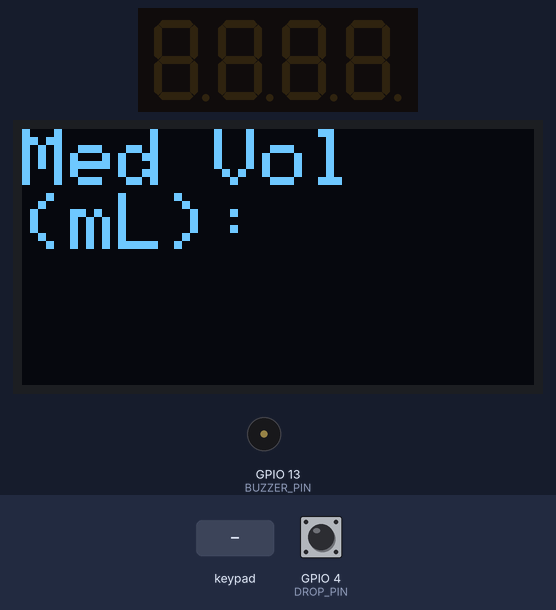
Simulated run of this sketch. Board: ESP32. Shown: 4-digit seven-segment display, 128×64 one-colour display, buzzer (waves = sounding, pin HIGH). Inputs (shaded band) come from the test bench; at power-on: GPIO 4 (DROP_PIN) HIGH. At 13.9 s the program restarts the board; the recording ends there.

Above: at 0.9 s.
1.0 s: keypad keys 2 7 2 6 2 5 # pressed 0.4 s apart
At 4.6 s:
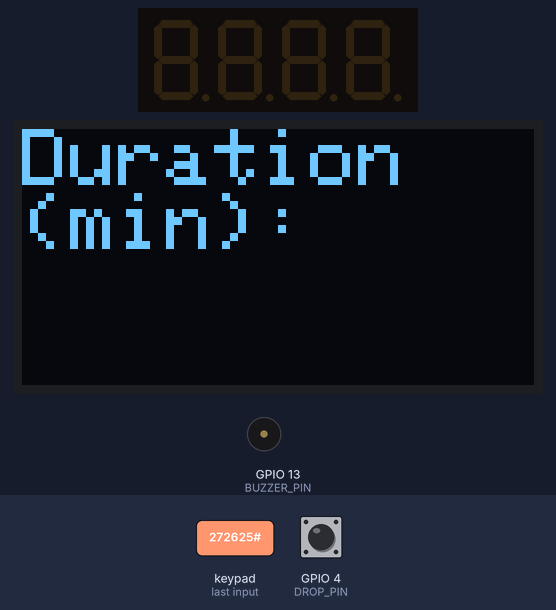
5.3 s: keypad keys 3 3 3 2 1 4 1 2 # pressed 0.4 s apart
At 9.9 s:
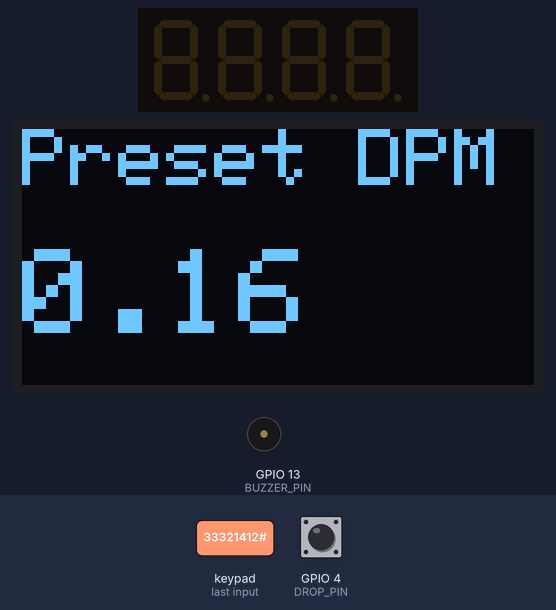
11.9 s: key '#' pressed
At 12.05 s:
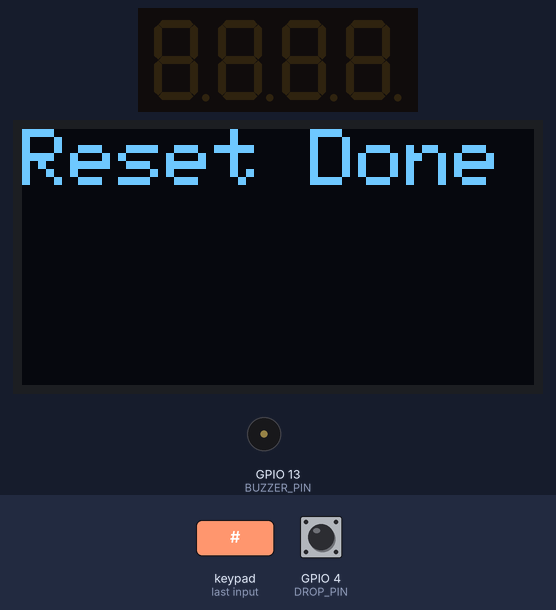
13.4 s: key '*' pressed
At 13.68 s:
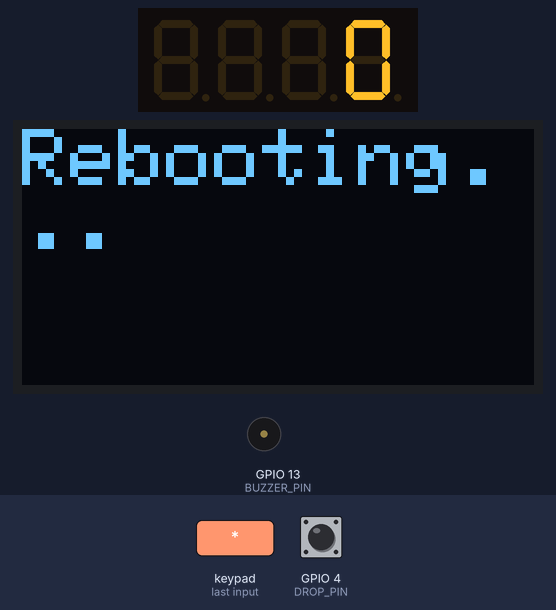
Timing chart, 0 to 13.9 s (numbered marks = the images above; inputs shaded):
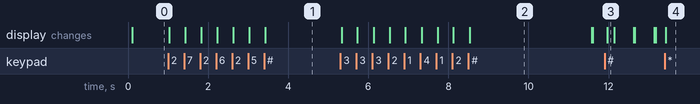

The sketch:

Before_Eval.ino
```cpp
#include <Keypad.h>
#include <TM1637Display.h>
#include <Wire.h>
#include <Adafruit_SSD1306.h>
#include "esp_system.h"

const byte ROWS = 3;
const byte COLS = 4;

char keys[ROWS][COLS] = {
  {'1','4','7','*'},
  {'2','5','8','0'},
  {'3','6','9','#'}
};

byte rowPins[ROWS] = {27, 26, 25};
byte colPins[COLS] = {33, 32, 14, 12};

Keypad keypad = Keypad(makeKeymap(keys), rowPins, colPins, ROWS, COLS);

#define CLK 2
#define DIO 15
TM1637Display display(CLK, DIO);

#define SCREEN_WIDTH 128
#define SCREEN_HEIGHT 64
#define OLED_RESET -1
#define SDA_PIN 21
#define SCL_PIN 22
#define BUZZER_PIN 13
Adafruit_SSD1306 oled(SCREEN_WIDTH, SCREEN_HEIGHT, &Wire, OLED_RESET);

#define DROP_PIN 4
volatile unsigned long dropCount = 0;
volatile unsigned long lastDropTime = 0;  // microseconds

// new alarm stages
const unsigned long deviationDelay = 5000;     // 5 seconds
const unsigned long patternDuration = 3000;    // 3 seconds

bool patternPhase = false;
bool continuousPhase = false;

unsigned long melodyPrev = 0;
unsigned long panicPrev = 0;

bool inMelody = false;
bool inPanic = false;

int melodyStep = 0;
int panicStep = 0;

unsigned long medicineVolume = 0;  // mL
unsigned long durationMinutes = 0;
float presetDropRate = 0;  // DPM
unsigned long alarmBlockUntil = 0;


// buzz blinking
unsigned long previousBlinkTime = 0;
bool buzzState = false;
const unsigned long blinkInterval = 250; // ms

// display updating
unsigned long previousDisplayMillis = 0;
const unsigned long displayInterval = 500;

// Beeping overtime correction
unsigned long overLimitStart = 0;
bool alarmActive = false;
const unsigned long overLimitDelay = 10000;

#define NUM_SAMPLES 5
volatile unsigned long dropTimes[NUM_SAMPLES];
volatile int dropIndex = 0;
bool enoughDrops = false;

float currentDPM = 0.0;

// ISR drop detection
void IRAM_ATTR onDropDetected() {
    unsigned long now = micros();

    if (now - lastDropTime >  000) {
        dropTimes[dropIndex] = now;
        dropIndex = (dropIndex + 1) % NUM_SAMPLES;
        dropCount++;
        lastDropTime = now;

        if (dropCount >= NUM_SAMPLES) enoughDrops = true; // start DPM calculation
    }
}

// keyboard input
unsigned long getUserInput(String prompt) {
    String input = "";
    oled.clearDisplay();
    oled.setTextSize(2);
    oled.setTextColor(SSD1306_WHITE);
    oled.setCursor(0,0);
    oled.println(prompt);
    oled.display();

    while (true) {
        char key = keypad.getKey();
        if (key) {
            if (key >= '0' && key <= '9') {
                input += key;
            } else if (key == '*') { // backspace
                if (input.length() > 0) input.remove(input.length() - 1);
            } else if (key == '#') { // confirm
                if (input.length() > 0) return input.toInt();
            }

            // Display current input
            oled.clearDisplay();
            oled.setTextSize(2);
            oled.setCursor(0,0);
            oled.println(prompt);
            oled.setTextSize(3);
            oled.setCursor(0,30);
            oled.println(input);
            oled.display();
        }
    }
}

// --- Calculate instantaneous DPM using last few drops ---
float calculateInstantDPM() {
    if (!enoughDrops) return 0; // wait until 5 drops detected

    // Find oldest and newest drop in buffer
    unsigned long oldest = dropTimes[dropIndex]; // circular buffer
    unsigned long newest = dropTimes[(dropIndex + NUM_SAMPLES - 1) % NUM_SAMPLES];

    unsigned long dt = newest - oldest; // total microseconds between 5 drops
    if (dt == 0) return 0;

    float dpm = (NUM_SAMPLES - 1) * 60.0 * 1000000.0 / dt; // extrapolate to drops per minute
    return dpm;
}

void playMelodyPattern() {
    static int sequence[] = {1,0,1,0,0,1,1,0};   // melody feel
    static int len = 8;

    if (millis() - melodyPrev > 200) {   // slow beautiful
        melodyPrev = millis();
        melodyStep = (melodyStep + 1) % len;
        digitalWrite(BUZZER_PIN, sequence[melodyStep]);
    }
}

void playPanicPattern() {
    unsigned long interval = max(40, 200 - panicStep*10); // accelerates
    if (millis() - panicPrev > interval) {
        panicPrev = millis();
        panicStep++;
        digitalWrite(BUZZER_PIN, !digitalRead(BUZZER_PIN));
    }
}


void setup() {
    Serial.begin(115200);
    pinMode(BUZZER_PIN, OUTPUT);
    digitalWrite(BUZZER_PIN, LOW);

    // --- TM1637 ---
    display.setBrightness(0x0f);
    display.clear();

    // --- OLED ---
    Wire.begin(SDA_PIN, SCL_PIN);
    if(!oled.begin(SSD1306_SWITCHCAPVCC, 0x3C)) {
        Serial.println("OLED init failed");
        for(;;);
    }
    oled.clearDisplay();
    oled.display();
    alarmBlockUntil = millis() + 30000;  // 5 minutes


    // --- Drop Sensor Interrupt ---
    pinMode(DROP_PIN, INPUT_PULLUP); // active LOW
    attachInterrupt(digitalPinToInterrupt(DROP_PIN), onDropDetected, FALLING);

    // --- Get medicine volume and duration from user ---
    medicineVolume = getUserInput("Med Vol   (mL):");
    durationMinutes = getUserInput("Duration  (min):");

    // Calculate preset drop rate: drops per minute
    presetDropRate = (medicineVolume * 20.0) / durationMinutes;

    oled.clearDisplay();
    oled.setTextSize(2);
    oled.setCursor(0,0);
    oled.println("Preset DPM");
    oled.setTextSize(3);
    oled.setCursor(0,30);
    oled.println(presetDropRate);
    oled.display();

    delay(3000); // show preset rate for 3 seconds
}

void loop() {
    // --- Keypad handling ---
    char key = keypad.getKey();
    if (key == '*') {
      oled.clearDisplay();
      oled.setTextSize(2);
      oled.setCursor(0,0);
      oled.println("Rebooting...");
      oled.display();
      digitalWrite(BUZZER_PIN, LOW);
      delay(500);
      esp_restart();
    }
    if (key == '#') {
    dropCount = 0;  // reset counter
    display.clear();
    oled.clearDisplay();
    oled.setTextSize(2);
    oled.setCursor(0,0);
    oled.println("Reset Done");
    digitalWrite(BUZZER_PIN, LOW);
    oled.display();
    delay(100);
}

    unsigned long currentMillis = millis();

    // --- Calculate instantaneous current DPM ---
    currentDPM = calculateInstantDPM();
    float percentageError = 0;

    if(presetDropRate > 0){
        percentageError = fabs(currentDPM - presetDropRate) / presetDropRate * 100.0;
    }

    // --- Update displays every 0.5 second ---
    if (currentMillis - previousDisplayMillis >= displayInterval) {
        // TM1637: current DPM
        display.showNumberDec((int)currentDPM, false);

        // OLED: preset DPM and current DPM
        oled.clearDisplay();
        oled.setTextSize(1);
        oled.setCursor(0,0);
        oled.println("Preset DPM:");
        oled.setTextSize(3);
        oled.setCursor(0,18);
        oled.println((int)presetDropRate);
        oled.setTextSize(1);
        oled.setCursor(0,40);
        oled.println("Current DPM:");
        oled.setTextSize(2);
        oled.setCursor(0,50);
        oled.println((int)currentDPM);
        oled.display();

        previousDisplayMillis = currentMillis;
    }

    if(millis() < alarmBlockUntil){
        digitalWrite(BUZZER_PIN, LOW);
        oled.clearDisplay();
        oled.setTextSize(2);
        oled.setCursor(0,44);
        oled.println("ADJUSTING");
        oled.display();

        return;
    }


    // not enough drops → do nothing
    if(!enoughDrops){
        digitalWrite(BUZZER_PIN, LOW);
        return;
    }

    if(percentageError < 10){
        // NORMAL
        digitalWrite(BUZZER_PIN, LOW);
    }
    else if(percentageError < 20){
        // WARNING
        // beep with pauses
        if(millis() - melodyPrev > 500){
            melodyPrev = millis();
            digitalWrite(BUZZER_PIN, !digitalRead(BUZZER_PIN));
        }
    }
    else {
        // CRITICAL
        // panic alarm
        playPanicPattern();
    }


}
```

Measured:
- after the input at 1.0 s, the display: first changes at once (image 1 shows a later state)
- after the input at 5.3 s, the display: first changes at once (image 2 shows a later state)
- after the input at 11.9 s, the display: changes after 0.07 s (image 3)
- after the input at 13.4 s, the display: changes at once (image 4)
- what the display in image 2 shows lasts 3.1 s, from 8.5 s to 11.6 s
